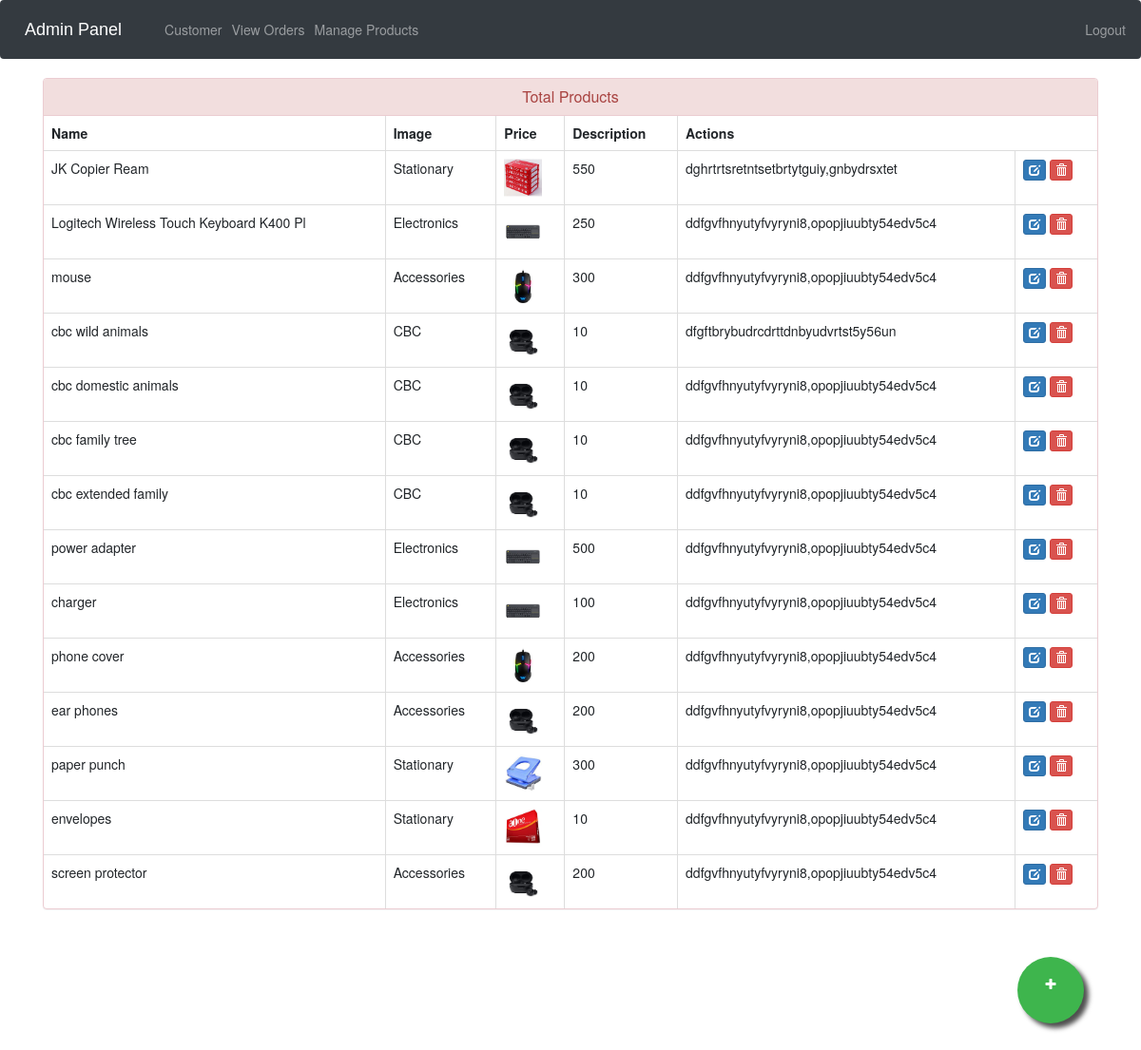
Screenshot of /admin-products (signed in) with the database file from the repository.
### ecom/models.py (models this page shows, shortened)
class Product(models.Model):
    name = models.CharField(max_length=40)
    product_image = models.ImageField(upload_to='product_image/', null=True, blank=True)
    category = models.ForeignKey(Category, on_delete=models.CASCADE, default=1)
    price = models.PositiveIntegerField()
    description = models.CharField(max_length=40)

class Category(models.Model):
    name = models.CharField(max_length=20)
    def __str__(self):
        return self.name

### ecom/views.py (the view)
# urls.py: path('admin-products', views.admin_products_view, name='admin-products'),
@login_required(login_url='adminlogin')
def admin_products_view(request):
    products = models.Product.objects.all()
    return render(request, 'ecom/admin_products.html', {'products': products})

### templates/ecom/admin_products.html (shortened to what this page needs)
{% extends 'ecom/admin_base.html' %}
{% load static %}
{% block content %}
<head>
  <link href="//netdna.bootstrapcdn.com/bootstrap/3.0.0/css/bootstrap.min.css" rel="stylesheet" id="bootstrap-css">
</head>
<div class="container">
  <div class="panel panel-danger">
    <div class="panel-heading">
      <h6 class="panel-title">Total Products</h6>
    </div>
    <table class="table table-hover table-bordered" id="dev-table">
      <thead>
        <tr>
          <th>Name</th>
          <th>Image</th>
          <th>Price</th>
          <th>Description</th>
          <th>Actions</th>
        </tr>
      </thead>
      {% for p in products %}
  {% if p %}
      <tr>
        <td> {{p.name}}</td>
        <td> {{p.category}}</td>
        <td> <img src="{{ p.product_image.url }}" alt="Profile Pic" height="40px" width="40px" /></td>
        <td>{{p.price}}</td>
        <td>{{p.description}}</td>
        <td><a class="btn btn-primary btn-xs" href="{% url 'update-product' p.id  %}"><span class="glyphicon glyphicon-edit"></span></a>
          <a class="btn btn-danger btn-xs" href="{% url 'delete-product' p.id  %}"><span class="glyphicon glyphicon-trash"></span></a></td>
      </tr>
      {%else%}
      <br><br><br>
      <h1>No Products!!</h1>
      {% endif %}
      {% endfor %}
    </table>
  </div>
</div>
<a href="/admin-add-product" class="float">
<i class="fa fa-plus my-float"></i>
</a>
{% endblock content %}

### templates/ecom/admin_products.html (style rules this page uses)
a:link { text-decoration: none; }
h6 { text-align: center; }
.float { position:fixed; width:70px; height:70px; bottom:60px; right:60px; background-color:#3eb54d; color:#FFF; border-radius:50px; text-align:center; box-shadow: 5px 5px 5px #505050; }
.my-float { margin-top:22px; }

### rows the page displays
Product: name "JK Copier Ream", category "Stationary", product_image (picture), price "550", description "dghrtrtsretntsetbrtytguiy,gnbydrsxtet"
Product: name "Logitech Wireless Touch Keyboard K400 Pl", category "Electronics", product_image (picture), price "250", description "ddfgvfhnyutyfvyryni8,opopjiuubty54edv5c4"
Product: name "mouse", category "Accessories", product_image (picture), price "300", description "ddfgvfhnyutyfvyryni8,opopjiuubty54edv5c4"
Product: name "cbc wild animals", category "CBC", product_image (picture), price "10", description "dfgftbrybudrcdrttdnbyudvrtst5y56un"
Product: name "cbc domestic animals", category "CBC", product_image (picture), price "10", description "ddfgvfhnyutyfvyryni8,opopjiuubty54edv5c4"
Product: name "cbc family tree", category "CBC", product_image (picture), price "10", description "ddfgvfhnyutyfvyryni8,opopjiuubty54edv5c4"
Product: name "cbc extended family", category "CBC", product_image (picture), price "10", description "ddfgvfhnyutyfvyryni8,opopjiuubty54edv5c4"
Product: name "power adapter", category "Electronics", product_image (picture), price "500", description "ddfgvfhnyutyfvyryni8,opopjiuubty54edv5c4"
Product: name "charger", category "Electronics", product_image (picture), price "100", description "ddfgvfhnyutyfvyryni8,opopjiuubty54edv5c4"
Product: name "phone cover", category "Accessories", product_image (picture), price "200", description "ddfgvfhnyutyfvyryni8,opopjiuubty54edv5c4"
Product: name "ear phones", category "Accessories", product_image (picture), price "200", description "ddfgvfhnyutyfvyryni8,opopjiuubty54edv5c4"
Product: name "paper punch", category "Stationary", product_image (picture), price "300", description "ddfgvfhnyutyfvyryni8,opopjiuubty54edv5c4"
Product: name "envelopes", category "Stationary", product_image (picture), price "10", description "ddfgvfhnyutyfvyryni8,opopjiuubty54edv5c4"
Product: name "screen protector", category "Accessories", product_image (picture), price "200", description "ddfgvfhnyutyfvyryni8,opopjiuubty54edv5c4"
